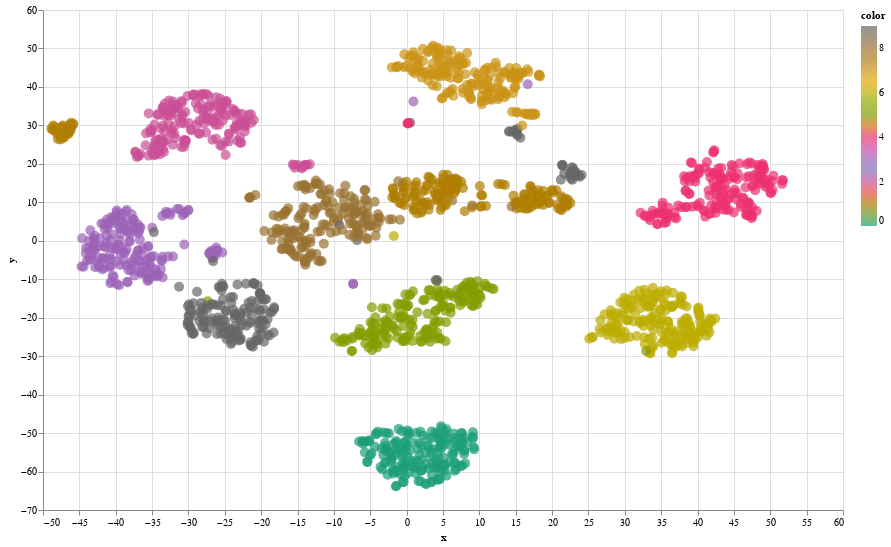

Source (notebook cell):
### Code cell
projector = TSNE(n_components=2)
digits_points = projector.fit_transform(digits_X,digits_y)
interactiveDraw(digits_points[:,0],digits_points[:,1],digits_y,digits_y,size=(800,500))

### Figure 1 — Vega-Lite specification as saved in the notebook (floating-point values rounded to 4 significant figures; data arrays with more than 128 entries replaced by an {"elided": "..."} marker saying what was removed)
{"config": {"view": {"continuousWidth": 300, "continuousHeight": 300}}, "data": {"name": "data-e0b226ca6e1113269c3a71d08e8ceaa1"}, "mark": {"type": "circle", "size": 100}, "encoding": {"color": {"field": "color", "scale": {"scheme": "dark2"}, "type": "quantitative"}, "tooltip": [{"field": "label", "type": "quantitative"}], "x": {"field": "x", "type": "quantitative"}, "y": {"field": "y", "type": "quantitative"}}, "height": 500, "params": [{"name": "param_3", "select": {"type": "interval", "encodings": ["x", "y"]}, "bind": "scales"}], "width": 800, "$schema": "https://vega.github.io/schema/vega-lite/v5.20.1.json", "datasets": {"data-e0b226ca6e1113269c3a71d08e8ceaa1": {"elided": "1797 records"}}}
